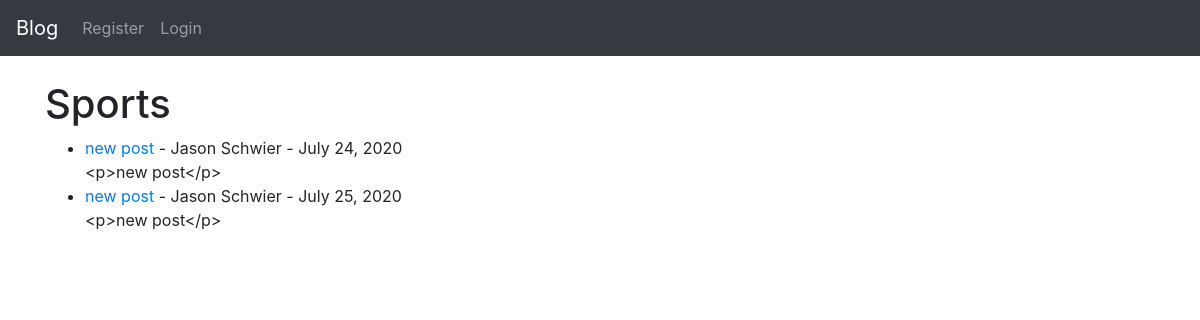
Page /category/sports/ on the earlier database version.
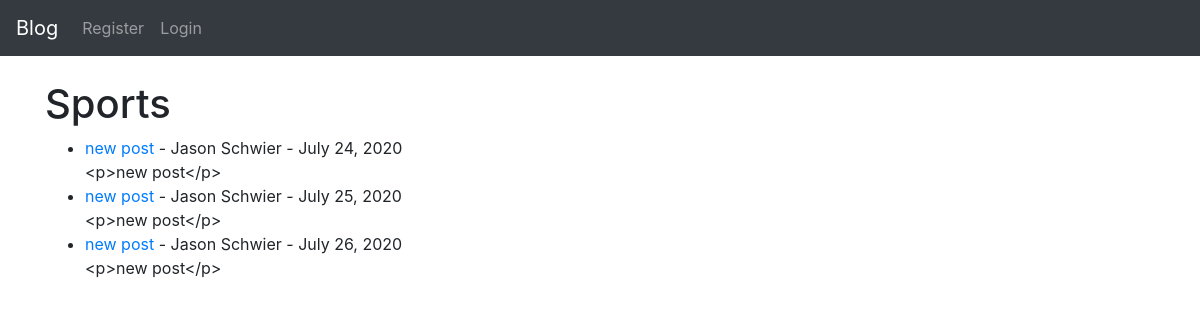
Same page on the later database version.
### theblog/models.py (models this page shows, shortened)
class Post(models.Model):
	title = models.CharField(max_length= 255)
	header_image = models.ImageField(null=True, blank=True, upload_to="images/")
	title_tag = models.CharField(max_length= 255)
	author = models.ForeignKey(User, on_delete=models.CASCADE)
	body = RichTextField(blank=True, null=True)
	post_date = models.DateField(auto_now_add=True)
	SEO = models.CharField(max_length = 255)
	category = models.CharField(max_length=255)
	snippet = models.CharField(max_length=255)
	likes = models.ManyToManyField(User, related_name= 'blog_posts')

### theblog/views.py (the view)
# urls.py: path('category/<str:cats>/', CategoryView, name = 'category'),
def CategoryView(request, cats):
	category_posts = Post.objects.filter(category=cats.replace('-',' '))
	return render(request, 'categories.html', {'cats':cats.title().replace('-', ' '), 'category_posts':category_posts})

### theblog/templates/categories.html (shortened to what this page needs)
{% extends 'base.html' %}
{% block content %}
{% if category_posts %}
<h1> {{ cats }} </h1>
<ul>
	{% for post in category_posts %}
		<li>
			<a href="{% url 'article-detail' post.pk %}">
				{{ post.title }}
			</a>
		 	- {{ post.author.first_name }} {{ post.author.last_name }}
		 	- {{ post.post_date }}
		 	<br/>
			{{ post.body|slice:":295" }}
		</li>
	{% endfor %}
</ul>
{% else %}
	<h2> Sorry this page does not exist </h2>
{% endif %}
{% endblock %}

Differences in the rows shown:
added Post: title "new post", author.first_name "Jason", author.last_name "Schwier", post_date "July 26, 2020", body "<p>new post</p>"
